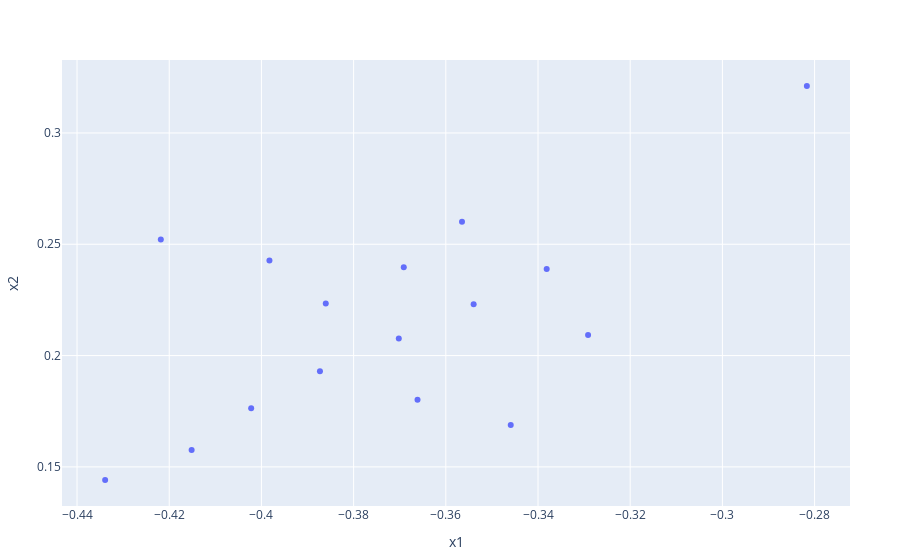

Notebook code cell kept with this figure:
### Markdown cell above
## Plot results

Plot input constellation

### Code cell
df_i = DataFrame(input, :auto)
if M == 3
    plot(df_i, x=:x1, y=:x2, z=:x3, type="scatter3d", mode="markers")
elseif  M == 2
    # Assuming you have a DataFrame df_i with columns x1 and x2
    plot(df_i, x=:x1, y=:x2, type="scatter", mode="markers")
end

### Figure 1 — Plotly figure (JSON) as saved in the notebook; plotly's stock layout.template omitted (floating-point values rounded to 4 significant figures)
{"data": [{"mode": "markers", "type": "scatter", "x": [-0.4022, -0.3691, -0.3983, -0.3661, -0.386, -0.3459, -0.354, -0.3873, -0.4218, -0.3291, -0.3381, -0.3565, -0.2817, -0.4339, -0.4151, -0.3702], "xaxis": "x", "y": [0.1763, 0.2397, 0.2427, 0.1802, 0.2234, 0.1689, 0.2231, 0.1929, 0.2522, 0.2093, 0.2388, 0.2601, 0.3211, 0.1441, 0.1576, 0.2077], "yaxis": "y"}], "layout": {"legend": {"tracegroupgap": 0}, "margin": {"b": 50, "l": 50, "r": 50, "t": 60}, "xaxis": {"title": {"text": "x1"}}, "yaxis": {"title": {"text": "x2"}}}}
